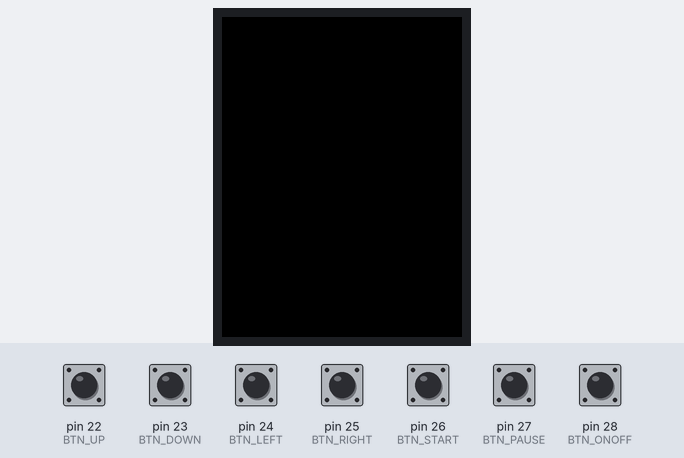
A sketch run on a simulated Arduino Mega 2560, built with avr-gcc and run on an emulated ATmega2560. Parts: 320×240 colour display. The inputs (shaded band) are chosen by the test bench; at power-on: pin 22 (BTN_UP), pin 23 (BTN_DOWN), pin 24 (BTN_LEFT), pin 25 (BTN_RIGHT), pin 26 (BTN_START), pin 27 (BTN_PAUSE), pin 28 (BTN_ONOFF) HIGH. Random numbers use the default seed unless the sketch sets one.

Above: at 1.4 s.
1.5 s: pin 28 (BTN_ONOFF) pulled LOW for 0.15 s
At 2.1 s:
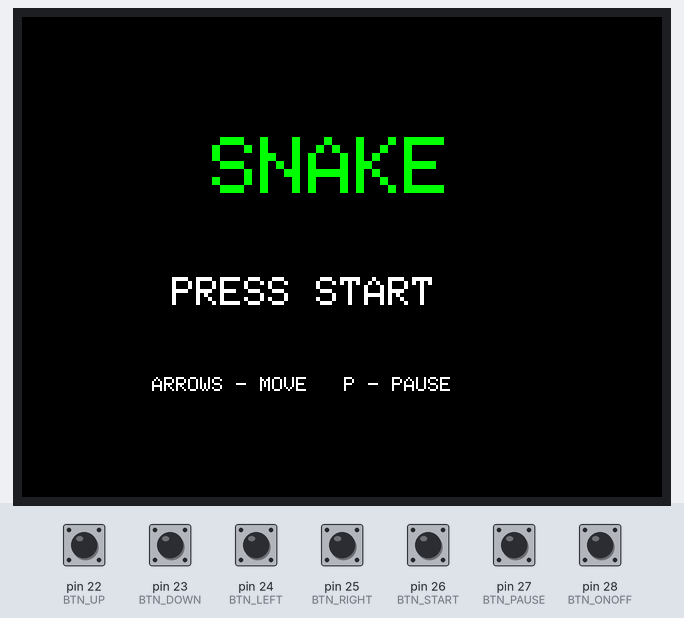
3.1 s: pin 26 (BTN_START) pulled LOW for 0.15 s
At 3.37 s:
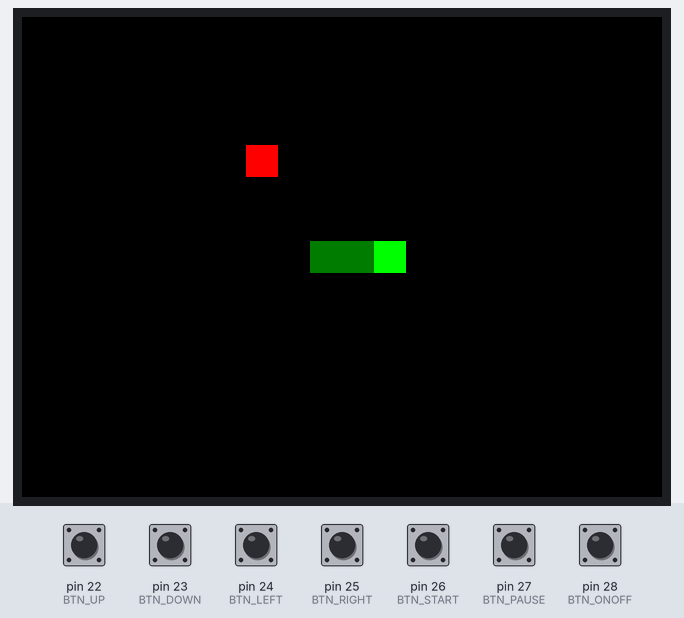
5.1 s: pin 26 (BTN_START) pulled LOW for 1 s
At 5.9 s:
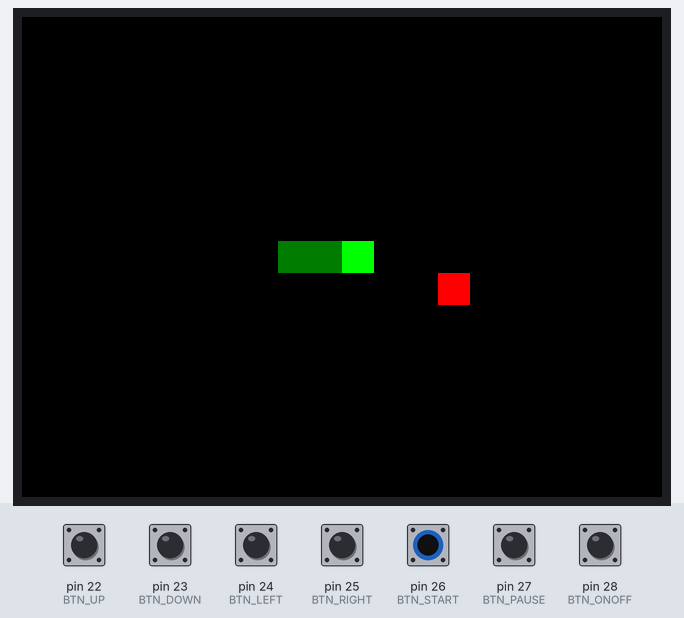
9.1 s: pin 28 (BTN_ONOFF) pulled LOW for 1 s
At 9.7 s:
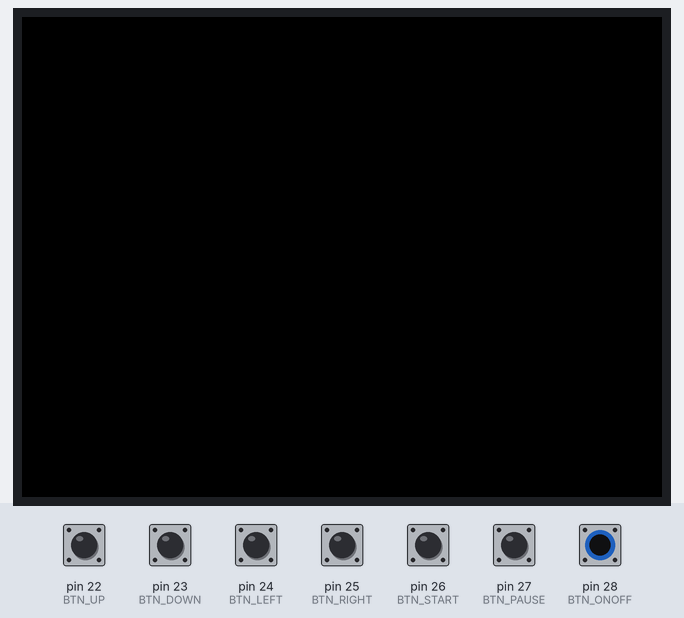
11.6 s: pin 28 (BTN_ONOFF) pulled LOW for 0.15 s
At 12.2 s:
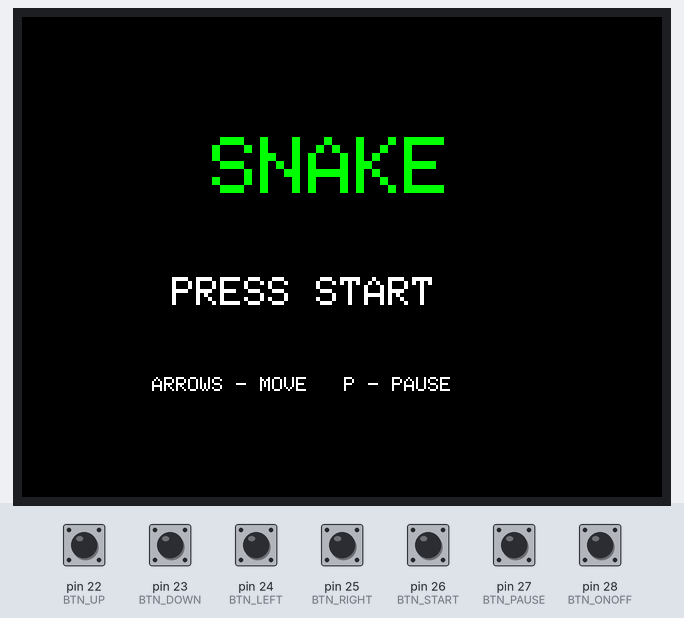
Timing chart, 0 to 14.2 s (numbered marks = the images above; inputs shaded):
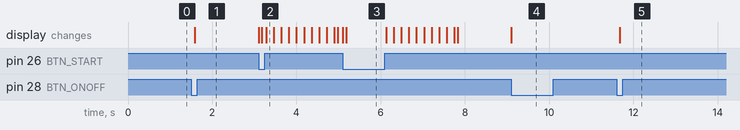

The sketch:

sketch.ino
```cpp
#include <SPI.h>
#include <Adafruit_GFX.h>
#include <Adafruit_ILI9341.h>


// ============================================================
//                         DISPLAY
// ============================================================

#define TFT_CS 53
#define TFT_DC 49

Adafruit_ILI9341 tft(
  TFT_CS,
  TFT_DC
);


// ============================================================
//                       SNAKE GAME
// ============================================================

class SnakeGame
{
public:

  SnakeGame(Adafruit_ILI9341 &display)
    : tft(display)
  {
    powered = false;

    snakeLength = 3;

    direction = RIGHT;
    nextDirection = RIGHT;

    state = WAITING;

    lastMoveTime = 0;
  }


  // ==========================================================
  //                          POWER
  // ==========================================================

  void power()
  {
    powered = !powered;


    if (powered)
    {
      state = WAITING;

      drawStartScreen();
    }
    else
    {
      state = WAITING;

      tft.fillScreen(
        ILI9341_BLACK
      );
    }
  }


  // ==========================================================
  //                          START
  // ==========================================================

  void start()
  {
    if (!powered)
    {
      return;
    }


    if (
      state == WAITING ||
      state == GAME_OVER
    )
    {
      reset();
    }
  }


  // ==========================================================
  //                          PAUSE
  // ==========================================================

  void pause()
  {
    if (!powered)
    {
      return;
    }


    if (state == PLAYING)
    {
      state = PAUSED;

      drawPauseScreen();
    }

    else if (state == PAUSED)
    {
      state = PLAYING;

      lastMoveTime =
        millis();

      drawFullGame();
    }
  }


  // ==========================================================
  //                            UP
  // ==========================================================

  void up()
  {
    if (
      powered &&
      state == PLAYING &&
      direction != DOWN
    )
    {
      nextDirection = UP;
    }
  }


  // ==========================================================
  //                           DOWN
  // ==========================================================

  void down()
  {
    if (
      powered &&
      state == PLAYING &&
      direction != UP
    )
    {
      nextDirection = DOWN;
    }
  }


  // ==========================================================
  //                           LEFT
  // ==========================================================

  void left()
  {
    if (
      powered &&
      state == PLAYING &&
      direction != RIGHT
    )
    {
      nextDirection = LEFT;
    }
  }


  // ==========================================================
  //                          RIGHT
  // ==========================================================

  void right()
  {
    if (
      powered &&
      state == PLAYING &&
      direction != LEFT
    )
    {
      nextDirection = RIGHT;
    }
  }


  // ==========================================================
  //                          UPDATE
  // ==========================================================

  void update()
  {
    if (!powered)
    {
      return;
    }


    if (state != PLAYING)
    {
      return;
    }


    unsigned long now =
      millis();


    if (
      now - lastMoveTime <
      MOVE_INTERVAL
    )
    {
      return;
    }


    lastMoveTime =
      now;


    move();
  }


private:

  // ==========================================================
  //                          TYPES
  // ==========================================================

  struct Point
  {
    int x;
    int y;
  };


  enum Direction
  {
    UP,
    DOWN,
    LEFT,
    RIGHT
  };


  enum State
  {
    WAITING,
    PLAYING,
    PAUSED,
    GAME_OVER
  };


  // ==========================================================
  //                         SETTINGS
  // ==========================================================

  static const int CELL_SIZE = 16;

  static const int FIELD_COLS = 20;
  static const int FIELD_ROWS = 15;

  static const int MAX_SNAKE = 300;

  static const unsigned long MOVE_INTERVAL = 180;


  // ==========================================================
  //                           DATA
  // ==========================================================

  Adafruit_ILI9341 &tft;


  bool powered;


  Point snake[MAX_SNAKE];

  Point food;


  int snakeLength;


  Direction direction;

  Direction nextDirection;


  State state;


  unsigned long lastMoveTime;


  // ==========================================================
  //                     IS SNAKE CELL
  // ==========================================================

  bool isSnakeCell(
    int x,
    int y
  )
  {
    for (
      int i = 0;
      i < snakeLength;
      i++
    )
    {
      if (
        snake[i].x == x &&
        snake[i].y == y
      )
      {
        return true;
      }
    }


    return false;
  }


  // ==========================================================
  //                       CREATE FOOD
  // ==========================================================

  void createFood()
  {
    do
    {
      food.x =
        random(
          0,
          FIELD_COLS
        );


      food.y =
        random(
          0,
          FIELD_ROWS
        );
    }
    while (
      isSnakeCell(
        food.x,
        food.y
      )
    );
  }


  // ==========================================================
  //                        DRAW CELL
  // ==========================================================

  void drawCell(
    int x,
    int y,
    uint16_t color
  )
  {
    tft.fillRect(
      x * CELL_SIZE,
      y * CELL_SIZE,
      CELL_SIZE,
      CELL_SIZE,
      color
    );
  }


  // ==========================================================
  //                    DRAW FULL GAME
  // ==========================================================

  void drawFullGame()
  {
    tft.fillScreen(
      ILI9341_BLACK
    );


    // Еда

    drawCell(
      food.x,
      food.y,
      ILI9341_RED
    );


    // Змейка

    for (
      int i = 0;
      i < snakeLength;
      i++
    )
    {
      if (i == 0)
      {
        drawCell(
          snake[i].x,
          snake[i].y,
          ILI9341_GREEN
        );
      }
      else
      {
        drawCell(
          snake[i].x,
          snake[i].y,
          ILI9341_DARKGREEN
        );
      }
    }
  }


  // ==========================================================
  //                     START SCREEN
  // ==========================================================

  void drawStartScreen()
  {
    tft.fillScreen(
      ILI9341_BLACK
    );


    tft.setTextColor(
      ILI9341_GREEN
    );

    tft.setTextSize(4);

    tft.setCursor(
      95,
      60
    );

    tft.print(
      "SNAKE"
    );


    tft.setTextColor(
      ILI9341_WHITE
    );

    tft.setTextSize(2);

    tft.setCursor(
      75,
      130
    );

    tft.print(
      "PRESS START"
    );


    tft.setTextSize(1);

    tft.setCursor(
      65,
      180
    );

    tft.print(
      "ARROWS - MOVE   P - PAUSE"
    );
  }


  // ==========================================================
  //                     PAUSE SCREEN
  // ==========================================================

  void drawPauseScreen()
  {
    tft.fillRect(
      80,
      90,
      160,
      60,
      ILI9341_BLACK
    );


    tft.drawRect(
      80,
      90,
      160,
      60,
      ILI9341_WHITE
    );


    tft.setTextColor(
      ILI9341_YELLOW
    );

    tft.setTextSize(3);

    tft.setCursor(
      110,
      110
    );

    tft.print(
      "PAUSE"
    );
  }


  // ==========================================================
  //                    GAME OVER SCREEN
  // ==========================================================

  void drawGameOver()
  {
    tft.fillScreen(
      ILI9341_BLACK
    );


    tft.setTextColor(
      ILI9341_RED
    );

    tft.setTextSize(4);

    tft.setCursor(
      45,
      70
    );

    tft.print(
      "GAME OVER"
    );


    tft.setTextColor(
      ILI9341_WHITE
    );

    tft.setTextSize(2);

    tft.setCursor(
      70,
      140
    );

    tft.print(
      "PRESS START"
    );


    tft.setCursor(
      90,
      180
    );

    tft.print(
      "Score: "
    );

    tft.print(
      snakeLength - 3
    );
  }


  // ==========================================================
  //                          RESET
  // ==========================================================

  void reset()
  {
    snakeLength = 3;


    snake[0].x = 10;
    snake[0].y = 7;


    snake[1].x = 9;
    snake[1].y = 7;


    snake[2].x = 8;
    snake[2].y = 7;


    direction =
      RIGHT;

    nextDirection =
      RIGHT;


    createFood();


    state =
      PLAYING;


    lastMoveTime =
      millis();


    // Полностью экран рисуем только один раз
    // при начале новой игры

    drawFullGame();
  }


  // ==========================================================
  //                           MOVE
  // ==========================================================

  void move()
  {
    // --------------------------------------------------------
    // Применяем выбранное направление
    // --------------------------------------------------------

    direction =
      nextDirection;


    // --------------------------------------------------------
    // Запоминаем старую голову и хвост
    // --------------------------------------------------------

    Point oldHead =
      snake[0];


    Point oldTail =
      snake[snakeLength - 1];


    // --------------------------------------------------------
    // Рассчитываем новую голову
    // --------------------------------------------------------

    Point newHead =
      snake[0];


    switch (direction)
    {
      case UP:

        newHead.y--;

        break;


      case DOWN:

        newHead.y++;

        break;


      case LEFT:

        newHead.x--;

        break;


      case RIGHT:

        newHead.x++;

        break;
    }


    // --------------------------------------------------------
    // Столкновение со стеной
    // --------------------------------------------------------

    if (
      newHead.x < 0 ||
      newHead.x >= FIELD_COLS ||
      newHead.y < 0 ||
      newHead.y >= FIELD_ROWS
    )
    {
      state =
        GAME_OVER;


      drawGameOver();


      return;
    }


    // --------------------------------------------------------
    // Проверяем еду
    // --------------------------------------------------------

    bool ateFood =
      newHead.x == food.x &&
      newHead.y == food.y;


    // --------------------------------------------------------
    // Проверяем столкновение с собой
    // --------------------------------------------------------

    int collisionLength =
      snakeLength;


    if (!ateFood)
    {
      collisionLength--;
    }


    for (
      int i = 0;
      i < collisionLength;
      i++
    )
    {
      if (
        snake[i].x == newHead.x &&
        snake[i].y == newHead.y
      )
      {
        state =
          GAME_OVER;


        drawGameOver();


        return;
      }
    }


    // --------------------------------------------------------
    // Если съели еду - увеличиваем длину
    // --------------------------------------------------------

    if (
      ateFood &&
      snakeLength < MAX_SNAKE
    )
    {
      snakeLength++;
    }


    // --------------------------------------------------------
    // Сдвигаем тело
    // --------------------------------------------------------

    for (
      int i = snakeLength - 1;
      i > 0;
      i--
    )
    {
      snake[i] =
        snake[i - 1];
    }


    // --------------------------------------------------------
    // Новая голова
    // --------------------------------------------------------

    snake[0] =
      newHead;


    // ========================================================
    //               РИСУЕМ ТОЛЬКО ИЗМЕНЕНИЯ
    // ========================================================


    // --------------------------------------------------------
    // Старая голова теперь стала телом
    // --------------------------------------------------------

    drawCell(
      oldHead.x,
      oldHead.y,
      ILI9341_DARKGREEN
    );


    // --------------------------------------------------------
    // Если еду НЕ съели,
    // старый хвост нужно стереть
    // --------------------------------------------------------

    if (!ateFood)
    {
      drawCell(
        oldTail.x,
        oldTail.y,
        ILI9341_BLACK
      );
    }


    // --------------------------------------------------------
    // Рисуем новую голову
    // --------------------------------------------------------

    drawCell(
      newHead.x,
      newHead.y,
      ILI9341_GREEN
    );


    // --------------------------------------------------------
    // Если съели еду -
    // создаём и рисуем новую
    // --------------------------------------------------------

    if (ateFood)
    {
      createFood();


      drawCell(
        food.x,
        food.y,
        ILI9341_RED
      );
    }
  }
};


// ============================================================
//                       ОБЪЕКТ ИГРЫ
// ============================================================

SnakeGame game(tft);


// ============================================================
//                         CONTROLS
// ============================================================

#define BTN_UP       22
#define BTN_DOWN     23
#define BTN_LEFT     24
#define BTN_RIGHT    25
#define BTN_START    26
#define BTN_PAUSE    27
#define BTN_ONOFF    28


// ============================================================
//                     CONTROLS INIT
// ============================================================

void Controls_Init()
{
  pinMode(
    BTN_UP,
    INPUT_PULLUP
  );

  pinMode(
    BTN_DOWN,
    INPUT_PULLUP
  );

  pinMode(
    BTN_LEFT,
    INPUT_PULLUP
  );

  pinMode(
    BTN_RIGHT,
    INPUT_PULLUP
  );

  pinMode(
    BTN_START,
    INPUT_PULLUP
  );

  pinMode(
    BTN_PAUSE,
    INPUT_PULLUP
  );

  pinMode(
    BTN_ONOFF,
    INPUT_PULLUP
  );
}


// ============================================================
//                    CONTROLS UPDATE
// ============================================================

void Controls_Update()
{
  // ----------------------------------------------------------
  // ON / OFF
  // ----------------------------------------------------------

  if (
    digitalRead(BTN_ONOFF) == LOW
  )
  {
    game.power();


    while (
      digitalRead(BTN_ONOFF) == LOW
    )
    {
    }


    delay(30);
  }


  // ----------------------------------------------------------
  // START
  // ----------------------------------------------------------

  if (
    digitalRead(BTN_START) == LOW
  )
  {
    game.start();


    while (
      digitalRead(BTN_START) == LOW
    )
    {
    }


    delay(30);
  }


  // ----------------------------------------------------------
  // PAUSE
  // ----------------------------------------------------------

  if (
    digitalRead(BTN_PAUSE) == LOW
  )
  {
    game.pause();


    while (
      digitalRead(BTN_PAUSE) == LOW
    )
    {
    }


    delay(30);
  }


  // ----------------------------------------------------------
  // DIRECTIONS
  // ----------------------------------------------------------

  if (
    digitalRead(BTN_UP) == LOW
  )
  {
    game.up();
  }


  if (
    digitalRead(BTN_DOWN) == LOW
  )
  {
    game.down();
  }


  if (
    digitalRead(BTN_LEFT) == LOW
  )
  {
    game.left();
  }


  if (
    digitalRead(BTN_RIGHT) == LOW
  )
  {
    game.right();
  }
}


// ============================================================
//                          SETUP
// ============================================================

void setup()
{
  tft.begin();


  // 320 x 240

  tft.setRotation(1);


  // После запуска консоль выключена

  tft.fillScreen(
    ILI9341_BLACK
  );


  Controls_Init();
}


// ============================================================
//                           LOOP
// ============================================================

void loop()
{
  Controls_Update();

  game.update();
}
```

Measured:
- after the input at 1.5 s, the display: changes after 0.08 s (image 1)
- after the input at 3.1 s, the display: first changes at once (image 2 shows a later state)
- after the input at 5.1 s, the display: first changes at once (image 3 shows a later state)
- after the input at 9.1 s, the display: changes at once (image 4)
- after the input at 11.6 s, the display: changes after 0.08 s (image 5)
